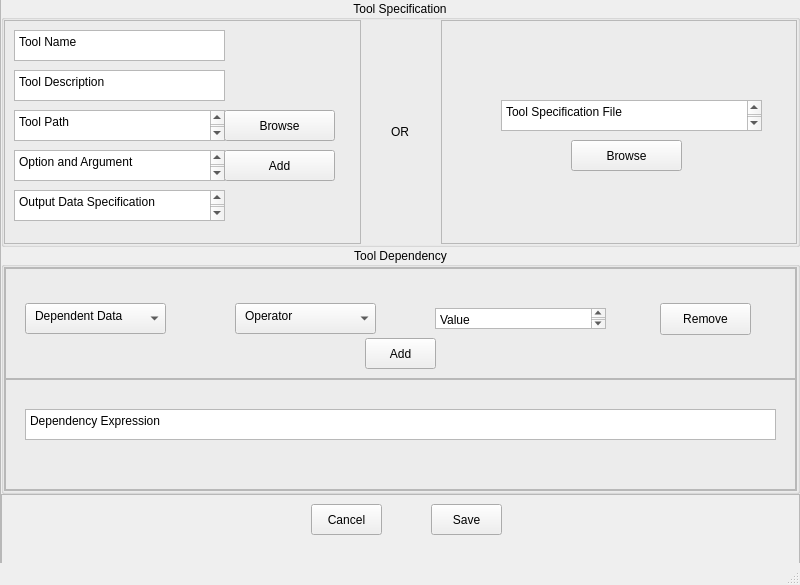
<?xml version="1.0" encoding="UTF-8"?>
<ui version="4.0">
 <class>MainWindow</class>
 <widget class="QMainWindow" name="MainWindow">
  <property name="geometry">
   <rect>
    <x>0</x>
    <y>0</y>
    <width>800</width>
    <height>585</height>
   </rect>
  </property>
  <property name="windowTitle">
   <string>MainWindow</string>
  </property>
  <widget class="QWidget" name="centralwidget">
   <widget class="QFrame" name="frame">
    <property name="geometry">
     <rect>
      <x>0</x>
      <y>-1</y>
      <width>801</width>
      <height>571</height>
     </rect>
    </property>
    <property name="frameShape">
     <enum>QFrame::StyledPanel</enum>
    </property>
    <property name="frameShadow">
     <enum>QFrame::Raised</enum>
    </property>
    <layout class="QVBoxLayout" name="verticalLayout" stretch="0,0,0">
     <property name="spacing">
      <number>0</number>
     </property>
     <property name="leftMargin">
      <number>0</number>
     </property>
     <property name="topMargin">
      <number>0</number>
     </property>
     <property name="rightMargin">
      <number>0</number>
     </property>
     <property name="bottomMargin">
      <number>0</number>
     </property>
     <item>
      <widget class="QGroupBox" name="ToolSpecification">
       <property name="title">
        <string>Tool Specification</string>
       </property>
       <property name="alignment">
        <set>Qt::AlignCenter</set>
       </property>
       <layout class="QHBoxLayout" name="horizontalLayout" stretch="0,0,0">
        <property name="spacing">
         <number>30</number>
        </property>
        <property name="leftMargin">
         <number>0</number>
        </property>
        <property name="topMargin">
         <number>0</number>
        </property>
        <property name="rightMargin">
         <number>0</number>
        </property>
        <property name="bottomMargin">
         <number>0</number>
        </property>
        <item>
         <widget class="QFrame" name="left">
          <property name="frameShape">
           <enum>QFrame::StyledPanel</enum>
          </property>
          <property name="frameShadow">
           <enum>QFrame::Raised</enum>
          </property>
          <widget class="QPlainTextEdit" name="tool_name">
           <property name="geometry">
            <rect>
             <x>10</x>
             <y>10</y>
             <width>211</width>
             <height>31</height>
            </rect>
           </property>
           <property name="plainText">
            <string>Tool Name</string>
           </property>
          </widget>
          <widget class="QPlainTextEdit" name="tool_description">
           <property name="geometry">
            <rect>
             <x>10</x>
             <y>50</y>
             <width>211</width>
             <height>31</height>
            </rect>
           </property>
           <property name="plainText">
            <string>Tool Description</string>
           </property>
          </widget>
          <widget class="QPlainTextEdit" name="tool_path">
           <property name="geometry">
            <rect>
             <x>10</x>
             <y>90</y>
             <width>211</width>
             <height>31</height>
            </rect>
           </property>
           <property name="plainText">
            <string>Tool Path
</string>
           </property>
          </widget>
          <widget class="QPlainTextEdit" name="option_argument">
           <property name="geometry">
            <rect>
             <x>10</x>
             <y>130</y>
             <width>211</width>
             <height>31</height>
            </rect>
           </property>
           <property name="plainText">
            <string>Option and Argument
</string>
           </property>
          </widget>
          <widget class="QPlainTextEdit" name="Output_data_spec">
           <property name="geometry">
            <rect>
             <x>10</x>
             <y>170</y>
             <width>211</width>
             <height>31</height>
            </rect>
           </property>
           <property name="plainText">
            <string>Output Data Specification
</string>
           </property>
          </widget>
          <widget class="QPushButton" name="browse_path_button">
           <property name="geometry">
            <rect>
             <x>220</x>
             <y>90</y>
             <width>111</width>
             <height>31</height>
            </rect>
           </property>
           <property name="text">
            <string>Browse</string>
           </property>
          </widget>
          <widget class="QPushButton" name="add_option_argument">
           <property name="geometry">
            <rect>
             <x>220</x>
             <y>130</y>
             <width>111</width>
             <height>31</height>
            </rect>
           </property>
           <property name="text">
            <string>Add</string>
           </property>
          </widget>
         </widget>
        </item>
        <item>
         <widget class="QLabel" name="label_3">
          <property name="maximumSize">
           <size>
            <width>20</width>
            <height>20</height>
           </size>
          </property>
          <property name="text">
           <string>OR</string>
          </property>
         </widget>
        </item>
        <item>
         <widget class="QFrame" name="right">
          <property name="frameShape">
           <enum>QFrame::StyledPanel</enum>
          </property>
          <property name="frameShadow">
           <enum>QFrame::Raised</enum>
          </property>
          <widget class="QPlainTextEdit" name="tool_path_2">
           <property name="geometry">
            <rect>
             <x>60</x>
             <y>80</y>
             <width>261</width>
             <height>31</height>
            </rect>
           </property>
           <property name="plainText">
            <string>Tool Specification File
</string>
           </property>
          </widget>
          <widget class="QPushButton" name="browse_path_button_2">
           <property name="geometry">
            <rect>
             <x>130</x>
             <y>120</y>
             <width>111</width>
             <height>31</height>
            </rect>
           </property>
           <property name="text">
            <string>Browse</string>
           </property>
          </widget>
         </widget>
        </item>
       </layout>
      </widget>
     </item>
     <item>
      <widget class="QGroupBox" name="ToolDependency">
       <property name="title">
        <string>Tool Dependency</string>
       </property>
       <property name="alignment">
        <set>Qt::AlignCenter</set>
       </property>
       <layout class="QVBoxLayout" name="verticalLayout_2" stretch="0">
        <property name="spacing">
         <number>0</number>
        </property>
        <property name="leftMargin">
         <number>0</number>
        </property>
        <property name="topMargin">
         <number>0</number>
        </property>
        <property name="rightMargin">
         <number>0</number>
        </property>
        <property name="bottomMargin">
         <number>0</number>
        </property>
        <item>
         <widget class="QFrame" name="frame_3">
          <property name="frameShape">
           <enum>QFrame::StyledPanel</enum>
          </property>
          <property name="frameShadow">
           <enum>QFrame::Raised</enum>
          </property>
          <layout class="QVBoxLayout" name="verticalLayout_3" stretch="0,0">
           <property name="spacing">
            <number>0</number>
           </property>
           <property name="leftMargin">
            <number>0</number>
           </property>
           <property name="topMargin">
            <number>0</number>
           </property>
           <property name="rightMargin">
            <number>0</number>
           </property>
           <property name="bottomMargin">
            <number>0</number>
           </property>
           <item>
            <widget class="QFrame" name="frame_4">
             <property name="frameShape">
              <enum>QFrame::StyledPanel</enum>
             </property>
             <property name="frameShadow">
              <enum>QFrame::Raised</enum>
             </property>
             <widget class="QComboBox" name="comboBox_2">
              <property name="geometry">
               <rect>
                <x>20</x>
                <y>35</y>
                <width>141</width>
                <height>31</height>
               </rect>
              </property>
              <property name="styleSheet">
               <string notr="true">font: 13pt &quot;.AppleSystemUIFont&quot;;
</string>
              </property>
              <property name="editable">
               <bool>false</bool>
              </property>
              <property name="currentText">
               <string/>
              </property>
              <property name="currentIndex">
               <number>-1</number>
              </property>
             </widget>
             <widget class="QPlainTextEdit" name="plainTextEdit_6">
              <property name="geometry">
               <rect>
                <x>430</x>
                <y>40</y>
                <width>171</width>
                <height>21</height>
               </rect>
              </property>
              <property name="plainText">
               <string>Value</string>
              </property>
             </widget>
             <widget class="QComboBox" name="comboBox">
              <property name="geometry">
               <rect>
                <x>230</x>
                <y>35</y>
                <width>141</width>
                <height>31</height>
               </rect>
              </property>
             </widget>
             <widget class="QPushButton" name="pushButton_7">
              <property name="geometry">
               <rect>
                <x>655</x>
                <y>35</y>
                <width>91</width>
                <height>32</height>
               </rect>
              </property>
              <property name="text">
               <string>Remove</string>
              </property>
             </widget>
             <widget class="QLabel" name="label">
              <property name="geometry">
               <rect>
                <x>30</x>
                <y>40</y>
                <width>111</width>
                <height>16</height>
               </rect>
              </property>
              <property name="text">
               <string>Dependent Data</string>
              </property>
             </widget>
             <widget class="QLabel" name="label_2">
              <property name="geometry">
               <rect>
                <x>240</x>
                <y>40</y>
                <width>111</width>
                <height>16</height>
               </rect>
              </property>
              <property name="text">
               <string>Operator</string>
              </property>
             </widget>
             <widget class="QPushButton" name="pushButton_8">
              <property name="geometry">
               <rect>
                <x>360</x>
                <y>70</y>
                <width>71</width>
                <height>31</height>
               </rect>
              </property>
              <property name="text">
               <string>Add</string>
              </property>
             </widget>
            </widget>
           </item>
           <item>
            <widget class="QFrame" name="frame_5">
             <property name="frameShape">
              <enum>QFrame::StyledPanel</enum>
             </property>
             <property name="frameShadow">
              <enum>QFrame::Raised</enum>
             </property>
             <widget class="QPlainTextEdit" name="plainTextEdit_8">
              <property name="geometry">
               <rect>
                <x>20</x>
                <y>30</y>
                <width>751</width>
                <height>31</height>
               </rect>
              </property>
              <property name="plainText">
               <string>Dependency Expression</string>
              </property>
             </widget>
            </widget>
           </item>
          </layout>
         </widget>
        </item>
       </layout>
      </widget>
     </item>
     <item>
      <widget class="QFrame" name="frame_2">
       <property name="maximumSize">
        <size>
         <width>16777215</width>
         <height>75</height>
        </size>
       </property>
       <property name="frameShape">
        <enum>QFrame::StyledPanel</enum>
       </property>
       <property name="frameShadow">
        <enum>QFrame::Raised</enum>
       </property>
       <widget class="QPushButton" name="pushButton">
        <property name="geometry">
         <rect>
          <x>430</x>
          <y>10</y>
          <width>71</width>
          <height>31</height>
         </rect>
        </property>
        <property name="text">
         <string>Save</string>
        </property>
       </widget>
       <widget class="QPushButton" name="pushButton_2">
        <property name="geometry">
         <rect>
          <x>310</x>
          <y>10</y>
          <width>71</width>
          <height>31</height>
         </rect>
        </property>
        <property name="text">
         <string>Cancel</string>
        </property>
       </widget>
      </widget>
     </item>
    </layout>
   </widget>
  </widget>
  <widget class="QStatusBar" name="statusbar"/>
 </widget>
 <resources/>
 <connections/>
</ui>
